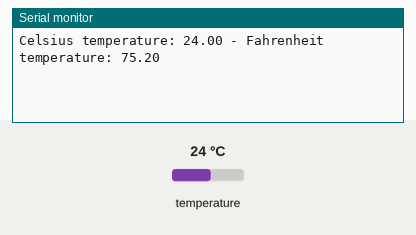
This program was run on a simulated ESP32. On the bench: the last lines printed to the serial monitor. The inputs (shaded band) are chosen by the test bench; at power-on: temperature 24 °C.

Above: at 1.5 s.
1.6 s: temperature set to 12 °C
At 3.0 s:
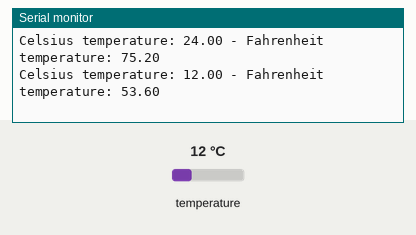
3.1 s: temperature set to 19 °C
At 4.7 s:
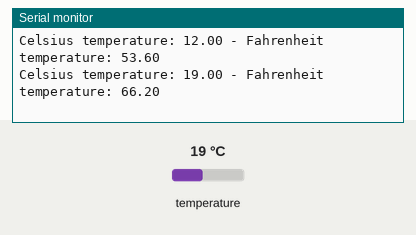
Timing chart, 0 to 6.2 s (numbered marks = the images above; inputs shaded):
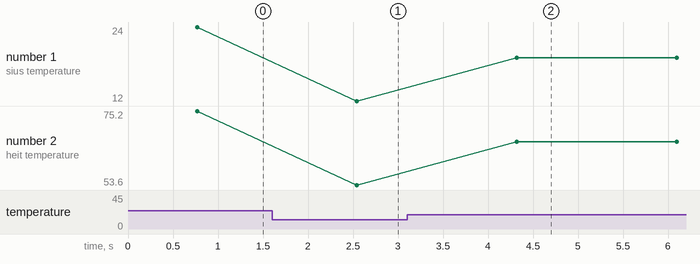

The program:

main.cpp
```cpp
/*****************************************************************************/
//	Auteur:				    Guillaume Pelletier
//	Description:		  Prototype Senseur de Température
//	Date de creation:	Octobre 2020
//	But:				      Vérifier le fonctionnement d'une sonde de température
/*****************************************************************************/
#include <OneWire.h>              //Librairie pour communique avec les appareils OneWire (tel la sonde utilisée)
#include <DallasTemperature.h>    //Librairie requise pour la sonde DS18B20.

//Le fil d'information de la sonde est sur le port: 25
#define ONE_WIRE_BUS 25

//Instance communiquant avec l'appareil connecté sur le port défini plus haut
OneWire oneWire(ONE_WIRE_BUS);

//Envoi de la référence à la librairie du senseur
DallasTemperature sensors(&oneWire);

//Lancement de la librairie pour la sonde
void setup(void)
{
  Serial.begin(9600);
  sensors.begin();
}

//Demande continuellement à toutes les secondes la température en C et F détectée par la sonde
void loop(void){
  sensors.requestTemperatures();
  Serial.print("Celsius temperature: ");
  Serial.print(sensors.getTempCByIndex(0));
  Serial.print(" - Fahrenheit temperature: ");
  Serial.println(sensors.getTempFByIndex(0));
  delay(1000);
}
```

Measured:
- after the input at 1.6 s, the serial monitor: prints a new line after 0.94 s (image 1)
- after the input at 3.1 s, the serial monitor: prints a new line after 1.2 s (image 2)
- plotted number 1: 24 → 12 after the input at 1.6 s, 12 → 19 after the input at 3.1 s
- plotted number 2: 75.2 → 53.6 after the input at 1.6 s, 53.6 → 66.2 after the input at 3.1 s
